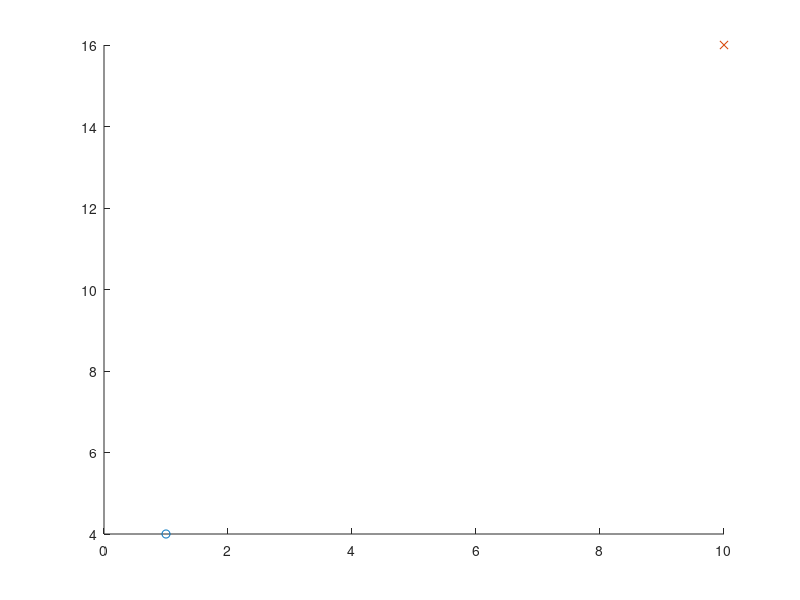

Reproduce this figure in MATLAB. (Note: this script raises an error after producing the figure.)
function [cameFrom] = astar()
% function [] = astar(goalx, goaly, startx, starty)
% Written by Bryce Hill
% 
% Purpose: _ 2-D space to search 
% 
% Inputs:
%   * goal (x,y)
%   * start (x,y)
% 
% Outputs:
%   * path

close all

%% Define start and finish
sizex = 20;
sizey = 20;
goalx = 10;
goaly = 16;
startx = 1;
starty = 4;
hold on
plot(startx,starty,'o')
plot(goalx,goaly,'x')
%% Define operating space and generate obstacles
Space(sizex, sizey, startx, starty, goalx, goaly);
load('space.mat')   % Load vectors which define space and obstacles

%% Declare Closed and Open sets
closed = [];   % Closed is the set of nodes already evaluated
% open = node;   % Open is the set of nodes to be evaluated
length = numel(x);
openx = x;    % Set openx = single column array of x points
openy = y;    % Set openy = single column array of y points

%% Move to first node
buffer = [];
for i =1:1:length
    buffer(i) = distance(startx, starty, openx(i), openy(i));
end
[dum, index] = min(buffer);
cameFrom(1,1) = openx(index);
cameFrom(1,2) = openy(index);
% plot(openx(index),openy(index),'o') 
xNode = openx(index); 
yNode = openy(index);       % semantics
closed = index;
lastx = [startx xNode];
lasty = [starty yNode];

step = 1;                   % Set up step tracking variable
noPath = 1;                         % Set flag for completeing a path
index
cameFrom
% Enter loop 
while((xNode ~= goalx || yNode ~= goaly) && noPath == 1) 
    [xNode, yNode, cameFrom, closed, index, step, noPath] = successor(xNode, yNode, openx, openy, cameFrom, length, neighbor, index, closed, goalx, goaly, step);
    cameFrom
end
cameFrom(step,1) = goalx;
cameFrom(step,2) = goaly;
hold on
plot(cameFrom(:,1),cameFrom(:,2),'--r')
plot(lastx, lasty, '--r')
end

